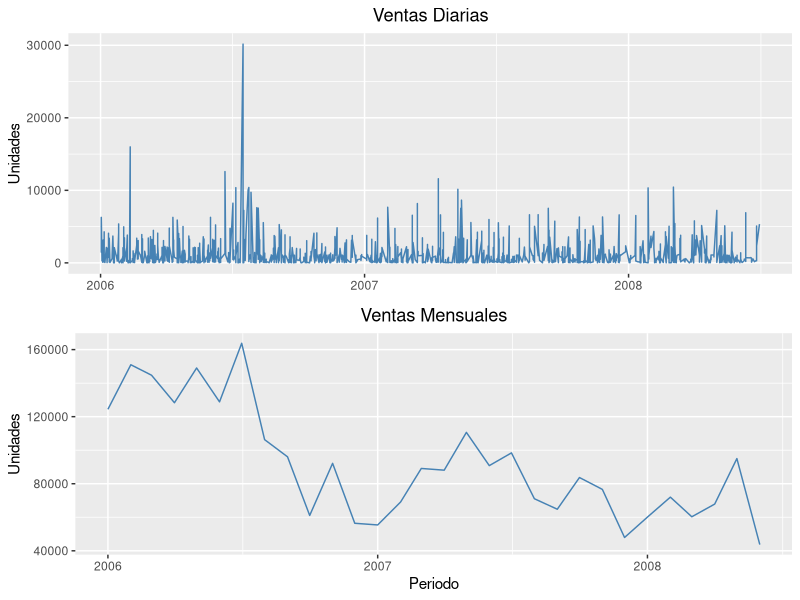
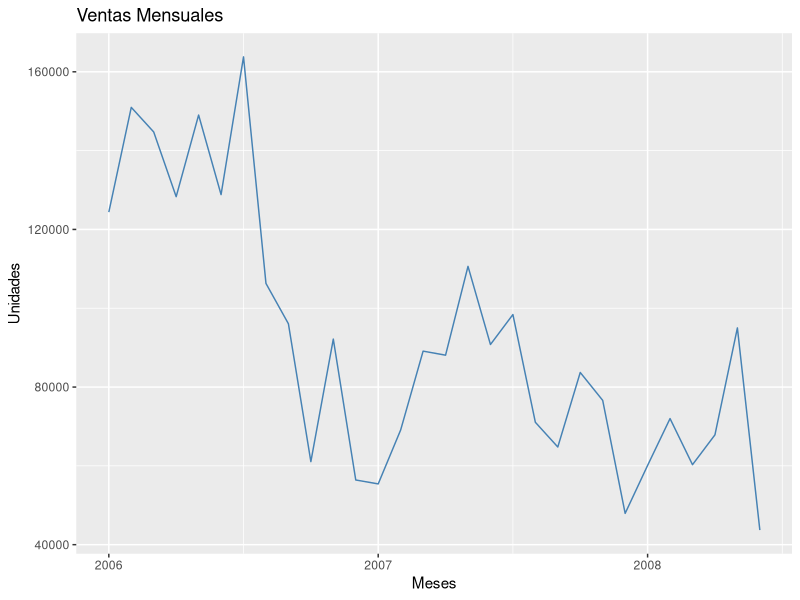
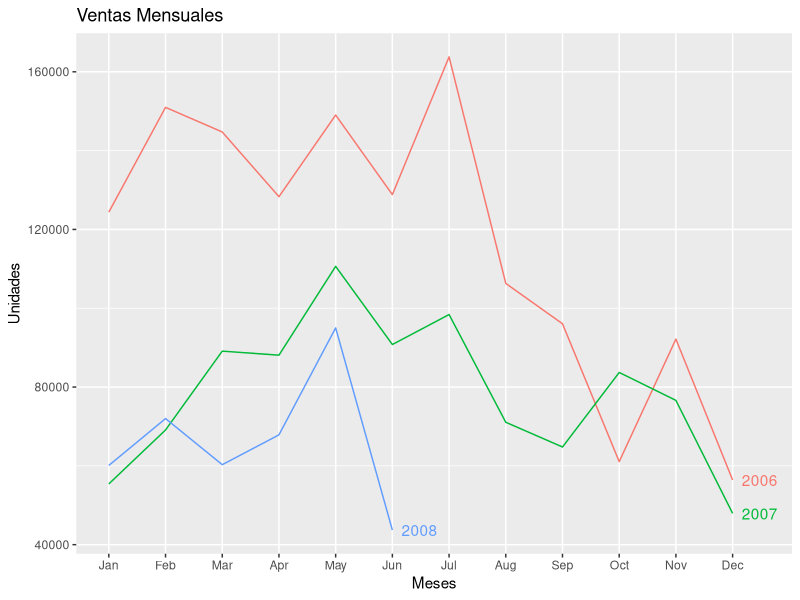
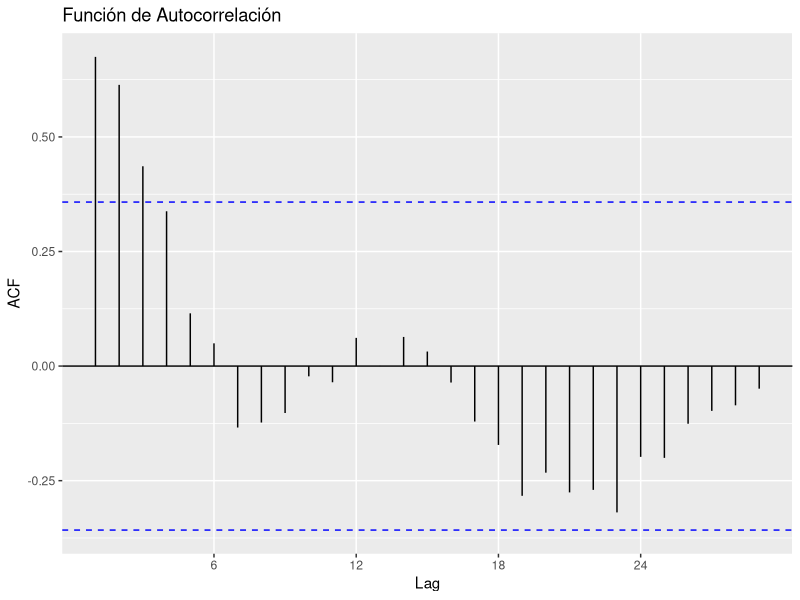
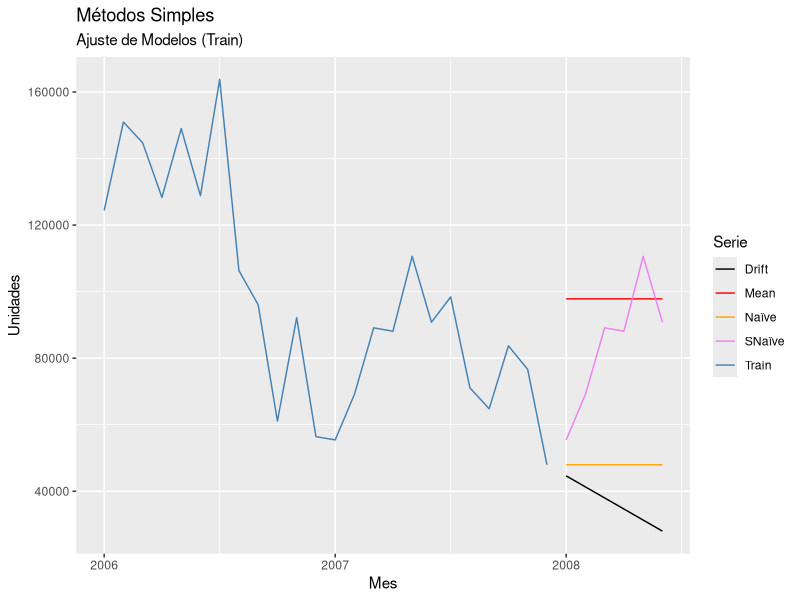
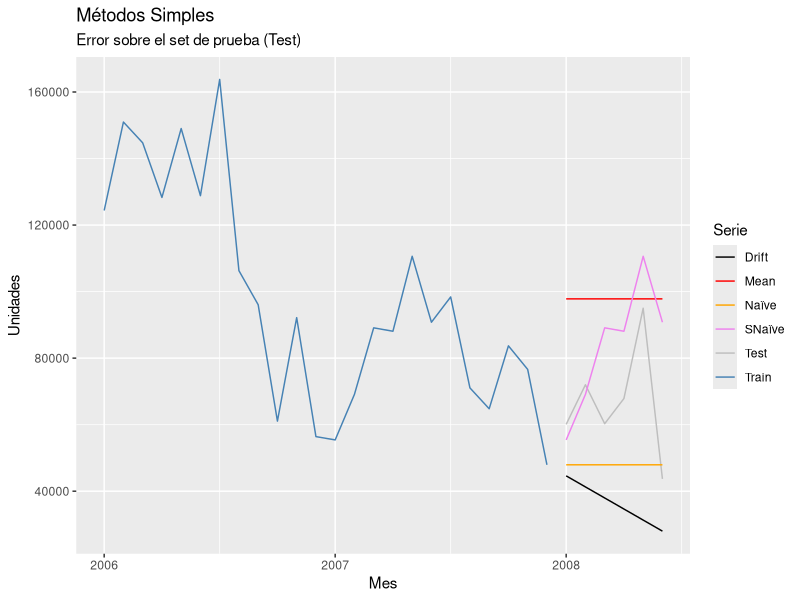
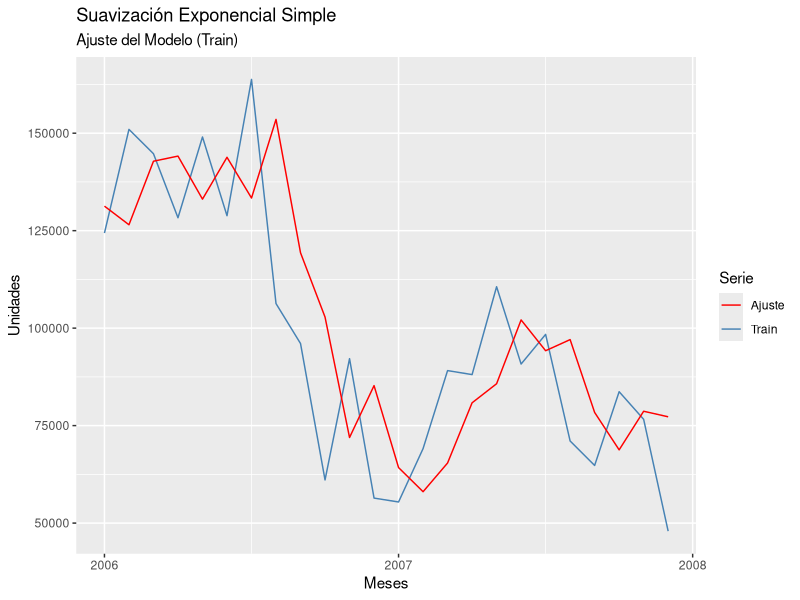
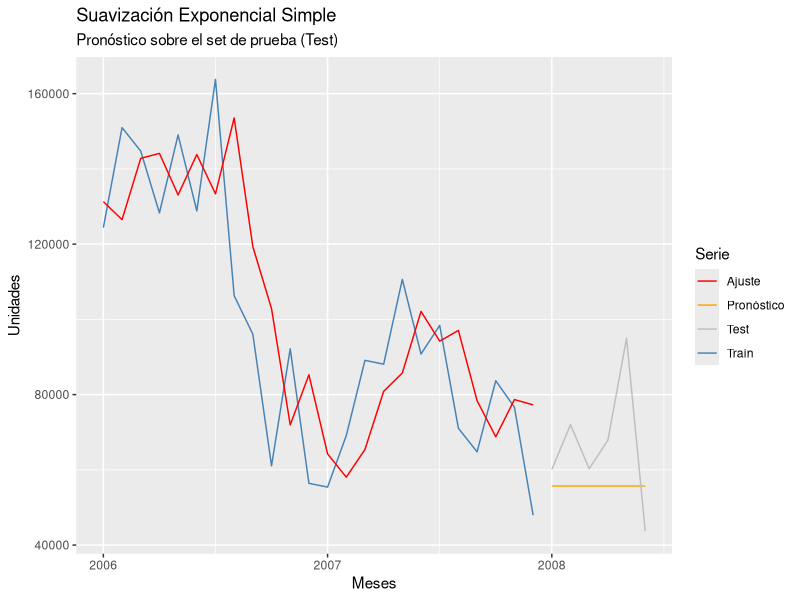

Source code (R) for these figures, in order:
## ---- chunk 1
knitr::opts_chunk$set(echo      = TRUE,
                      message   = FALSE,
                      warning   = FALSE,
                      error     = FALSE,
                      collapse  = TRUE,
                      fig.align = 'center',
                      out.width = "80%")
## ---- chunk 2
# Carga de librerías
library(tidyverse)
library(forecast)
library(lubridate)
library(tseries)
library(kableExtra)
library(formattable)
library(ggpubr)
library(zoo)

# Carga de datos
ventas <- read_csv('datos_ventas.csv')
ventas %>% head(5)
## ---- chunk 3
ventas %>% head(5) %>%  
  kbl(align = 'c') %>% 
  kable_styling(bootstrap_options = "striped",
                full_width = F,
                position = "center")
## ---- chunk 4
ventas %>% glimpse()
## ---- chunk 5
ventas$fecha <- dmy(ventas$fecha)
ventas %>% glimpse()
## ---- chunk 6
ventas_mes <- ventas %>%
  group_by(fecha = floor_date(fecha, "month")) %>%
  summarize(unidades = sum(unidades))
## ---- chunk 7
# Ventas diarias
diaria <- ventas %>% 
  ggplot(aes(x = fecha, 
             y = unidades)) +
  geom_line(color = 'steelblue') +
  labs(title = 'Ventas Diarias',
       x     = 'Periodo',
       y     = 'Unidades') +
  theme(axis.title.x = element_blank(),
        plot.title   = element_text(hjust = 0.5))

# Ventas mensuales  
mensual <- ventas_mes %>% 
  ggplot(aes(x = fecha, 
             y = unidades)) +
  geom_line(color = 'steelblue') +
  labs(title = 'Ventas Mensuales',
       x     = 'Periodo',
       y     = 'Unidades') +
  theme(plot.title = element_text(hjust = 0.5))

ggarrange(diaria, mensual, ncol = 1, nrow = 2)
## ---- chunk 8
# Transformamos la serie a un time series object
ts_ventas <- ts(ventas_mes$unidades,
                 frequency = 12,
                 start     = 2006)

autoplot(ts_ventas, color = 'steelblue') +
  ggtitle('Ventas Mensuales') +
  labs(x = 'Meses',
       y = 'Unidades')
## ---- chunk 9
tsoutliers(ts_ventas)
## ---- chunk 10
ts_ventas %>% 
  ggseasonplot(year.labels      = TRUE,
               year.labels.left = FALSE
              ) +
  labs(title = 'Ventas Mensuales',
       x     = 'Meses',
       y     = 'Unidades')
## ---- chunk 11
# Gráfico de autocorrelación
ts_ventas %>% 
  ggAcf(lag.max = 30) +
  ggtitle('Función de Autocorrelación')
## ---- chunk 12
# Grupo Train
ts_train <- window(ts_ventas,
                   start = c(2006, 1), 
                   end   = c(2007, 12))
# Grupo Test
ts_test <- window(ts_ventas,
                  start = c(2008, 1))
## ---- chunk 13
# Grupo Test
ts_test
## ---- chunk 14
# Ajuste de pronosticos basicos 
mean_fc   <- meanf(ts_train,  h = 6)
naive_fc  <- rwf(ts_train,    h = 6)
snaive_fc <- snaive(ts_train, h = 6)
drift_fc  <- rwf(ts_train,    h = 6, drift = TRUE)
## ---- chunk 15
# Gráficos de pronosticos basicos 
autoplot(ts_train,   series = 'Train') +
  autolayer(mean_fc$mean,  series = 'Mean') +
  autolayer(naive_fc$mean, series = 'Naïve') +
  autolayer(snaive_fc$mean, series = 'SNaïve') +
  autolayer(drift_fc$mean, series = 'Drift') +
  guides(colour = guide_legend(title = "Serie")) +
  labs(title = 'Métodos Simples',
       subtitle = 'Ajuste de Modelos (Train)',
       x = 'Mes', 
       y = 'Unidades') +
  scale_color_manual(values = c('black',
                                'red',
                                'orange',
                                'violet',
                                'steelblue'))
  
## ---- chunk 16
# Gráfico de errores de pronosticos basicos 
autoplot(ts_train,   series = 'Train') +
  autolayer(ts_test, series = 'Test') +
  autolayer(mean_fc$mean,  series = 'Mean') +
  autolayer(naive_fc$mean, series = 'Naïve') +
  autolayer(snaive_fc$mean, series = 'SNaïve') +
  autolayer(drift_fc$mean, series = 'Drift') +
  guides(colour = guide_legend(title = "Serie")) +
  labs(title = 'Métodos Simples',
       subtitle = 'Error sobre el set de prueba (Test)',
       x = 'Mes', 
       y = 'Unidades') +
  scale_color_manual(values = c('black',
                                'red',
                                'orange',
                                'violet',
                                'gray',
                                'steelblue'))
## ---- chunk 17
metodos <- data.frame('Periodo' = format(as.Date(as.yearmon(time(ts_test))),
                          "%Y-%m"),
           'Ventas' = as.matrix(ts_test),
           'Mean' = round(as.matrix(mean_fc$mean[1:6])),
           'Error Mean' = round((as.matrix(ts_test)) - as.matrix(mean_fc$mean[1:6])),
           'Naïve' = round(as.matrix(naive_fc$mean[1:6])),
           'Error Naïve' = round((as.matrix(ts_test)) - as.matrix(naive_fc$mean[1:6])),
           'SNaïve' = round(as.matrix(snaive_fc$mean[1:6])),
           'Error SNaïve' = round((as.matrix(ts_test)) - as.matrix(snaive_fc$mean[1:6])),
           'Drift' = round(as.matrix(drift_fc$mean[1:6])),
           'Error Drift' = round((as.matrix(ts_test)) - as.matrix(drift_fc$mean[1:6]))
          )

metodos%>% kbl(align = 'c') %>% 
  kable_styling(bootstrap_options = "striped",
                full_width        = F,
                position          = "center")  %>% 
  add_header_above(c('','', "Promedio" = 2,
                     "Naïve" = 2,
                     "SNaïve" = 2,
                     "Drift" = 2)) %>% 
  add_header_above(c('','', "Resultados de los Métodos Simple" = 8)) %>%  
  scroll_box(width = "100%")
## ---- chunk 18
accuracy(mean_fc , ts_test)

## ---- chunk 19
metodo <- c('Promedio','Naïve', 'SNaïve', 'Drift')

mae <- c(round(accuracy(mean_fc,   ts_test)[2,3]),
         round(accuracy(naive_fc,  ts_test)[2,3]),
         round(accuracy(snaive_fc, ts_test)[2,3]),
         round(accuracy(drift_fc,  ts_test)[2,3])
        )

mape <- c(
         round(accuracy(mean_fc,  ts_test)[2,5],1),
         round(accuracy(naive_fc,  ts_test)[2,5],1),
         round(accuracy(snaive_fc, ts_test)[2,5],1),
         round(accuracy(drift_fc,  ts_test)[2,5],1)
         )

resumen_simples <- data.frame(metodo, mae, mape)

colnames(resumen_simples) <- c('MÉTODO', 'MAE', 'MAPE')

resumen_simples %>% kbl(align = 'c') %>% 
  kable_styling(bootstrap_options = "striped",
                full_width        = F,
                position          = "center") %>% 
  add_header_above(c("Error de pronósticos sobre el grupo test" = 3)) %>% 
  column_spec(1:3, width = "3cm")
  
## ---- chunk 20
# Ajuste del modelo SES
ses_fc <- ses(ts_train, h = 6, lambda = 0)
ses_fc[["model"]]
## ---- chunk 21
# Gráfico del modelo SES ajustado
autoplot(ts_train, series = 'Train') +
  autolayer(fitted(ses_fc), series = 'Ajuste') +
  guides(color = guide_legend('Serie')) +
  labs(title = 'Suavización Exponencial Simple',
       subtitle = 'Ajuste del Modelo (Train)',
       x = 'Meses', 
       y = 'Unidades') +
  scale_color_manual(values = c('red',
                                'steelblue'))
## ---- chunk 22
# # Gráfico de errores de pronostico SES
autoplot(ts_train, series = 'Train') +
  autolayer(ses_fc$mean, series = 'Pronóstico') +
  autolayer(fitted(ses_fc), series = 'Ajuste') +
  autolayer(ts_test, series = 'Test') +
  guides(color = guide_legend('Serie')) +
  labs(title = 'Suavización Exponencial Simple',
       subtitle = 'Pronóstico sobre el set de prueba (Test)',
       x = 'Meses', 
       y = 'Unidades') +
  scale_color_manual(values = c('red',
                                'orange',
                                'grey', 
                                'steelblue'))
## ---- chunk 23
accuracy(ses_fc , ts_test)
## ---- chunk 24
metodos <- data.frame('Periodo' = format(as.Date(as.yearmon(time(ts_test))),
                          "%Y-%m"),
           'Ventas' = as.matrix(ts_test),
           'Pronóstico' = round(as.matrix(ses_fc$mean[1:6])),
           'Error' = round((as.matrix(ts_test)) - as.matrix(ses_fc$mean[1:6]))
          )

metodos %>% kbl(align = 'c') %>% 
  kable_styling(bootstrap_options = "striped",
                full_width        = F,
                position          = "center") %>% 
  add_header_above(c("SES" = 4)) 
## ---- chunk 25
resumen_ses <- data.frame('MÉTODO' = 'SES',
                     'MAE'    = round(accuracy(ses_fc,
                                         ts_test)[2,3]),
                     'MAPE'   = round(accuracy(ses_fc,
                                         ts_test)[2,5],1)
                     )
# resumen <- rbind(resumen, metodo)
resumen_ses %>% kbl(align = 'c') %>% 
  kable_styling(bootstrap_options = 'striped',
                full_width        = FALSE,
                position          = 'center') %>% 
  add_header_above(c("Error de pronósticos sobre el grupo test" = 3)) %>% 
  column_spec(1:3, width = "3cm")
## ---- chunk 26
# Ajuste del modelo Holt
holt_fc <- holt(ts_train,
                damped = TRUE,
                h = 6,
                lambda = 0)
holt_fc[["model"]]
## ---- chunk 27
# Gráfico del modelo Holt ajustado
autoplot(ts_train, series = 'Train') +
  autolayer(fitted(holt_fc), series = 'Ajuste') +
  labs(title = 'Método de Holt',
       subtitle = 'Ajuste del Modelo (Train)',
       x = 'Meses', 
       y = 'Unidades') +
  guides(color = guide_legend('Serie')) +
  scale_color_manual(values = c('red',
                                'steelblue'))
## ---- chunk 28
# Gráfico de errores de pronostico Holt 
autoplot(ts_train, series = 'Train') +
  autolayer(holt_fc$mean, series = 'Pronóstico') +
  autolayer(ts_test, series = "Real") +
  labs(title = 'Método de Holt',
       subtitle = 'Pronóstico sobre el set de prueba (Test)',
       x = 'Meses', 
       y = 'Unidades') +
  guides(color = guide_legend('Serie')) +
  scale_color_manual(values = c(
                                'orange',
                                'grey',
                                'steelblue'))
## ---- chunk 29
accuracy(holt_fc , ts_test)
## ---- chunk 30
metodos <- data.frame('Periodo' = format(as.Date(as.yearmon(time(ts_test))),
                          "%Y-%m"),
           'Ventas' = as.matrix(ts_test),
           'Pronóstico' = round(as.matrix(holt_fc$mean[1:6])),
           'Error' = round((as.matrix(ts_test)) - as.matrix(holt_fc$mean[1:6]))
          )

resumen_holt <- data.frame('MÉTODO' = 'Holt',
                     'MAE' = round(accuracy(holt_fc,
                                            ts_test)[2,3]),
                     'MAPE' = round(accuracy(holt_fc,
                                            ts_test)[2,5],1)
                     )


metodos %>% kbl(align = 'c') %>% 
  kable_styling(bootstrap_options = "striped",
                full_width        = F,
                position          = "center") %>% 
  add_header_above(c("Holt" = 4)) 

  
## ---- chunk 31
resumen_holt %>% kbl(align = 'c') %>% 
  kable_styling(bootstrap_options = 'striped',
                full_width        = F,
                position          = 'center') %>% 
  add_header_above(c("Error de Pronósticos" = 3)) %>% 
  column_spec(1:3, width = "3cm")
## ---- chunk 32
# Ajuste del modelo Holt-Winters Aditivo
winA_fc <- hw(ts_train,
              seasonal = 'additive',
              h = 6)
winA_fc[['model']]
## ---- chunk 33
# Ajuste del modelo Holt-Winters Multiplicativo
winM_fc <- hw(ts_train,
              seasonal = 'multiplicative',
              h = 6)
winM_fc[['model']]
## ---- chunk 34
# Gráficos de ajuste de los modelos Holt-Winters
autoplot(ts_train, series = 'Train') +
  autolayer(fitted(winA_fc), series = 'Ajuste HWA') +
  autolayer(fitted(winM_fc), series = 'Ajuste HWM') +
  labs(title = 'Métodos de Holt-Winters',
       subtitle = 'Ajuste del Modelo (Train)',
       x = 'Meses', 
       y = 'Unidades') +
  guides(color = guide_legend('Serie')) +
  scale_color_manual(values = c('red',
                                'orange',
                                'steelblue'))
## ---- chunk 35
# Gráfico de errores de pronosticos Holt-Winters
autoplot(ts_train, series = 'Train') +
  autolayer(winA_fc$mean, series = 'Pronóstico HWA') +
  autolayer(winM_fc$mean, series = 'Pronóstico HWM') +
  autolayer(ts_test, series = 'Test') +
  labs(title = 'Métodos de Holt-Winters',
       subtitle = 'Pronóstico sobre el set de prueba (Test)',
       x = 'Meses', 
       y = 'Unidades') +
  guides(color = guide_legend('Serie')) +
  scale_color_manual(values = c('red',
                                'orange',
                                'grey',
                                'steelblue'))
## ---- chunk 36
accuracy(winA_fc , ts_test)
accuracy(winM_fc , ts_test)
## ---- chunk 37
# Holt-Winters Aditivo/multiplicativo
metodos <- data.frame('Periodo' = format(as.Date(as.yearmon(time(ts_test))),
                          "%Y-%m"),
           'Ventas' = as.matrix(ts_test),
           'Pronóstico(A)' = round(as.matrix(winA_fc$mean[1:6])),
           'Error(A)' = round((as.matrix(ts_test)) - as.matrix(winA_fc$mean[1:6])),
           'Pronóstico(M)' = round(as.matrix(winM_fc$mean[1:6])),
           'Error(M)' = round((as.matrix(ts_test)) - as.matrix(winM_fc$mean[1:6]))
          )

metodos %>% kbl(align = 'c') %>% 
  kable_styling(bootstrap_options = "striped",
                full_width        = F,
                position          = "center") %>% 
  add_header_above(c('', '', "HW Aditivo" = 2,
                     'HW Multiplicativo' = 2 )) 

## ---- chunk 38
resumen_holtw <- data.frame('MÉTODO' = c('HWA', 'HWM'),
                     'MAE' = c(round(accuracy(winA_fc,
                                            ts_test)[2,3]),
                             round(accuracy(winM_fc,
                                            ts_test)[2,3])),
                     'MAPE' = c(round(accuracy(winA_fc,
                                            ts_test)[2,5],1),
                                round(accuracy(winM_fc,
                                            ts_test)[2,5],1))
                     )
#resumen <- rbind(resumen, metodo)

resumen_holtw %>% kbl(align = 'c') %>% 
  kable_styling(bootstrap_options = 'striped',
                full_width        = F,
                position          = 'center') %>% 
  add_header_above(c('Error de pronósticos sobre el grupo test' = 3)) %>% 
  column_spec(1:3, width = "3cm")
  
## ---- chunk 39
adf.test(ts_train, alternative = 'stationary')
## ---- chunk 40
cbind("Serie original" = ts_train,
      '1er diferencia' = diff(ts_train)) %>%
  autoplot(facets = TRUE,
           color  = 'steelblue') +
  labs(title = 'Ventas',
       x     = 'Meses')
## ---- chunk 41
ts_train %>% 
  diff() %>% 
  adf.test(alternative = 'stationary')
## ---- chunk 42
cbind("Original"   = ts_train,
      "1er. dif."  = diff(ts_train),
      '2da. dif.'  = diff(diff(ts_train))) %>%
  autoplot(facets = TRUE,
           color  = 'steelblue') +
  labs(title = 'Ventas',
       x     = 'Meses')
## ---- chunk 43
ts_train %>%
  diff(difference = 2) %>% 
  adf.test(alternative = 'stationary')
## ---- chunk 44
ts_train %>% 
  diff(differences = 2) %>%
  ggtsdisplay(lag = 30)
## ---- chunk 45
# Modelo ARIMA(1,2,0)
arima120.train <- Arima(ts_train,
                     order  = c(1,2,0),
                     lambda = 0)
## ---- chunk 46
auto.arima(ts_train,
           seasonal      = FALSE,
           stepwise      = TRUE,
           approximation = FALSE)

## ---- chunk 47
# Modelo ARIMA(1,1,0)
arima110.train <- Arima(ts_train,
                     order  = c(1,1,0),
                     lambda = 0)
arima110.train
## ---- chunk 48
autoplot(ts_train, series = 'Train') +
  autolayer(fitted(arima120.train), series = 'Ajuste ARIMA(1,2,0)') +
  autolayer(fitted(arima110.train), series = 'Ajuste ARIMA(1,1,0)') +
  labs(title = 'Métodos ARIMA',
       subtitle = 'Ajuste de Modelos (Train)',
       x = 'Meses', 
       y = 'Unidades') +
  guides(color = guide_legend('Serie')) +
  scale_color_manual(values = c('red',
                                'orange',
                                'steelblue'))
            
## ---- chunk 49
checkresiduals(arima120.train)
## ---- chunk 50
checkresiduals(arima110.train)
## ---- chunk 51
arima120.train_fc <- forecast(arima120.train, h = 6)
arima110.train_fc <- forecast(arima110.train, h = 6)
## ---- chunk 52
# Gráfico de errores de pronosticos ARIMA
autoplot(ts_train, series = 'Train') +
  autolayer(arima120.train_fc$mean, series = 'ARIMA(1,2,0)') +
  autolayer(arima110.train_fc$mean, series = 'ARIMA(1,1,0)') +
  autolayer(ts_test, series = 'Test') +
  labs(title = 'Métodos ARIMA',
       subtitle = 'Pronóstico sobre el set de prueba (Test)',
       x = 'Meses', 
       y = 'Unidades') +
  guides(color = guide_legend('Serie')) +
  scale_color_manual(values = c('red',
                                'orange',
                                'grey',
                                'steelblue'))
            
## ---- chunk 53
accuracy(arima110.train_fc , ts_test)
accuracy(arima120.train_fc , ts_test)
## ---- chunk 54
# Arima (1,2,0)
metodos <- data.frame('Periodo' = format(as.Date(as.yearmon(time(ts_test))),
                          "%Y-%m"),
           'Ventas' = as.matrix(ts_test),
           'Pronóstico' = round(as.matrix(arima120.train_fc$mean[1:6])),
           'Error' = round((as.matrix(ts_test)) - as.matrix(arima120.train_fc$mean[1:6]))
          )

metodos %>% kbl(align = 'c') %>% 
  kable_styling(bootstrap_options = "striped",
                full_width        = F,
                position          = "center") %>% 
  add_header_above(c("Modelo ARIMA(1,2,0)" = 4)) 

## ---- chunk 55
# Arima (1,1,0)
metodos <- data.frame('Periodo' = format(as.Date(as.yearmon(time(ts_test))),
                          "%Y-%m"),
           'Ventas' = as.matrix(ts_test),
           'Pronóstico' = round(as.matrix(arima110.train_fc$mean[1:6])),
           'Error' = round((as.matrix(ts_test)) - as.matrix(arima110.train_fc$mean[1:6]))
          )

metodos %>% kbl(align = 'c') %>% 
  kable_styling(bootstrap_options = 'striped',
                full_width        = F,
                position          = 'center') %>% 
  add_header_above(c("Modelo ARIMA(1,1,0)" = 4)) 

## ---- chunk 56
resumen_arima <- data.frame('MÉTODO' = c('ARIMA(1,2,0)',
                                  'ARIMA(1,1,0)'),
                     'MAE' = c(round(accuracy(arima120.train_fc,
                                            ts_test)[2,3]),
                             round(accuracy(arima110.train_fc,
                                            ts_test)[2,3])),
                     'MAPE' = c(round(accuracy(arima120.train_fc,
                                            ts_test)[2,5],1),
                                round(accuracy(arima110.train_fc,
                                            ts_test)[2,5],1))
                     )
#resumen <- rbind(resumen, metodo)

resumen_arima %>% kbl(align = 'c') %>% 
  kable_styling(bootstrap_options = 'striped',
                full_width        = F,
                position          = 'center') %>% 
  add_header_above(c('Error de pronósticos sobre el grupo test' = 3)) %>% 
  column_spec(1:3, width = '3cm')
  
## ---- chunk 57
rm(resumen_f)
resumen_f <- rbind(resumen_simples,
                       resumen_ses,
                       resumen_holt,
                       resumen_holtw,
                       resumen_arima)

resumen_f<- resumen_f %>% 
  arrange(MAPE, desc = FALSE)

resumen_f$MAPE <-color_bar('#ff8978')(resumen_f$MAPE)
resumen_f$MAE <- color_bar('#ff8978')(resumen_f$MAE)


resumen_f %>% 
  kbl(escape = F) %>% 
  kable_paper('hover',
              full_width = F,
              position   = 'center') %>% 
  add_header_above(c("Error de Pronósticos" = 3)) %>% 
  column_spec(1:3, width = "5cm") %>% 
  column_spec(2:3,
              bold = T,
              color = 'black')
  #row_spec(1, background = '#6cd65c') %>% 
  #row_spec(2, background = '#87d65c') %>% 
  #row_spec(3, background = '#87d65c') %>% 
  #row_spec(4, background = '#91d65c') %>% 
  #row_spec(5, background = '#a1d65c') %>% 
  #row_spec(6, background = '#b3d65c') %>% 
  #row_spec(7, background = '#c2d65c') %>% 
  #row_spec(8, background = '#d2d65c') %>% 
  #row_spec(9, background = '#d6c65c') %>% 
  #row_spec(10, background = '#d6ba5c') 
  
  
## ---- chunk 58
# Ajuste y Pronóstico HW - Multiplicativo
winM_pred <- hw(ts_ventas,
                seasonal = 'multiplicative',
                h = 6)

winM_pred[['model']]  
autoplot(ts_ventas, series = 'Real') +
  autolayer(winM_pred, series = 'Pronóstico') +
  labs(title = 'Método de Holt-Winters Multiplicativo',
       subtitle = 'Pronóstico a 6 meses',
       x = 'Meses', 
       y = 'Unidades') +
  guides(color = guide_legend('Serie')) +
  scale_color_manual(values = c('orange',
                                'steelblue'))
## ---- chunk 59
winM_pred %>% 
  data.frame() %>%
  rownames_to_column('Periodo') %>%
  mutate_at(vars(-Periodo), funs(round(.))) %>% 
  kbl(align = 'c') %>% 
  kable_styling(bootstrap_options = 'striped',
                full_width        = F,
                position          = 'center') %>% 
  column_spec(3:4,
              bold = T,
              color = 'white', 
              background = '#e68402') %>% 
  column_spec(5:6,
              bold = T,
              color = 'white', 
              background = '#edaf5c') %>% 
  column_spec(2,
              bold = T,
              color = 'white', 
              background = '#c47104') %>% 
  column_spec(1,
              bold = T,
              color = 'white', 
              background = '#bab8b5') %>% 
  add_header_above(c('Pronóstico 2do. Semestre 2008' = 6))
  
## ---- chunk 60
# Ajuste y Pronóstico SES
ses_pred <- ses(ts_ventas, h = 6, lambda = 0)

ses_pred[['model']]  
autoplot(ts_ventas, series = 'Real') +
  autolayer(ses_pred, series = 'Pronóstico') +
  labs(title = 'Método de Holt-Winters Multiplicativo',
       subtitle = 'Pronóstico a 6 meses',
       x = 'Meses', 
       y = 'Unidades') +
  guides(color = guide_legend('Serie')) +
  scale_color_manual(values = c('orange',
                                'steelblue'))
## ---- chunk 61
ses_pred %>%
  data.frame() %>%
  rownames_to_column('Periodo') %>%
  mutate_at(vars(-Periodo), funs(round(.))) %>% 
  kbl(align = 'c') %>% 
  kable_styling(bootstrap_options = 'striped',
                full_width        = F,
                position          = 'center') %>% 
  column_spec(3:4,
              bold = T,
              color = 'white', 
              background = '#e68402') %>% 
  column_spec(5:6,
              bold = T,
              color = 'white', 
              background = '#edaf5c') %>% 
  column_spec(2,
              bold = T,
              color = 'white', 
              background = '#c47104') %>% 
  column_spec(1,
              bold = T,
              color = 'white', 
              background = '#bab8b5') %>% 
  add_header_above(c('Pronóstico 2do. Semestre 2008' = 6))
  
## ---- chunk 62
data.frame(winM_pred, ses_pred) %>% 
  rownames_to_column('Periodo') %>% 
  mutate(Point.Forecast = round(Point.Forecast),
         Point.Forecast.1 = round(Point.Forecast.1)) %>% 
  select(Periodo,
         'Pronóstico HWM' = Point.Forecast,
         'Pronóstico SES' = Point.Forecast.1) %>% 
  mutate('Pronóstico Promedio' = round((`Pronóstico HWM` + `Pronóstico SES`)/2)) %>% 
  kbl(align = 'c') %>% 
  kable_paper('hover',
              full_width = F,
              position   = 'center') %>% 
  add_header_above(c('Pronóstico Multimodelo 2do. Semestre 2008' = 4)) %>%   column_spec(4,
              bold = T,
              color = 'black') %>% 
  column_spec(1,
              bold = T,
              color = 'black')
